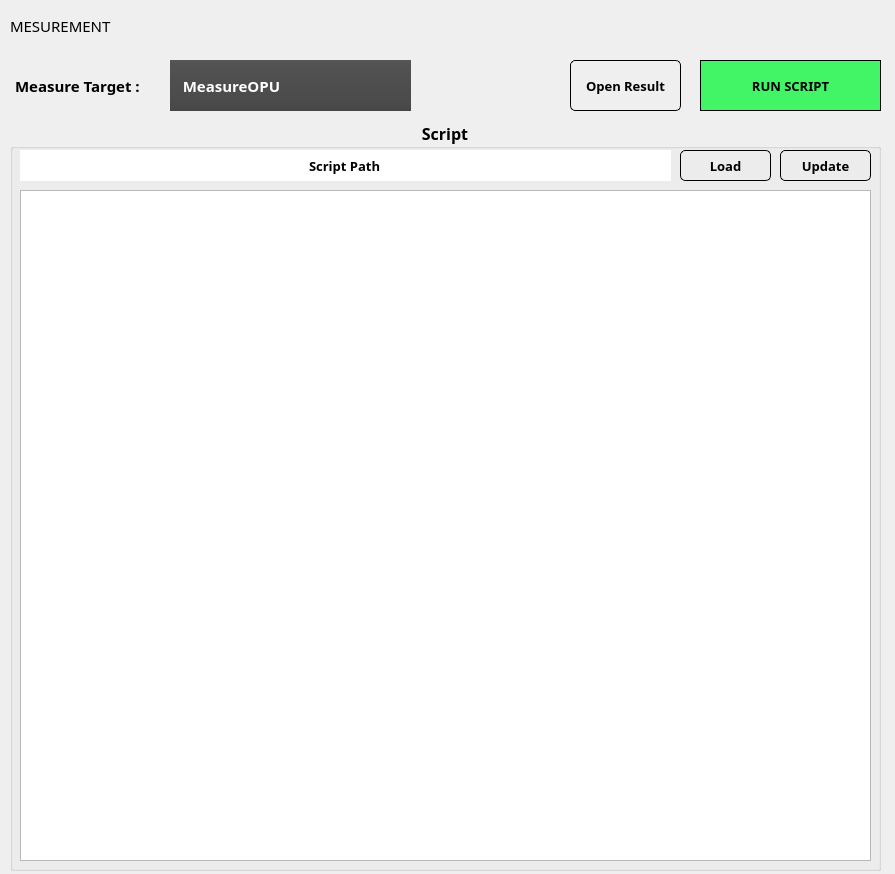
<?xml version="1.0" encoding="UTF-8"?>
<ui version="4.0">
 <class>Form</class>
 <widget class="QWidget" name="Form">
  <property name="geometry">
   <rect>
    <x>0</x>
    <y>0</y>
    <width>895</width>
    <height>874</height>
   </rect>
  </property>
  <property name="sizePolicy">
   <sizepolicy hsizetype="Expanding" vsizetype="Expanding">
    <horstretch>0</horstretch>
    <verstretch>0</verstretch>
   </sizepolicy>
  </property>
  <property name="windowTitle">
   <string>MEASUREMENT QT</string>
  </property>
  <widget class="QGroupBox" name="Script_groupBox">
   <property name="geometry">
    <rect>
     <x>10</x>
     <y>120</y>
     <width>871</width>
     <height>751</height>
    </rect>
   </property>
   <property name="font">
    <font>
     <family>Arial Black</family>
     <pointsize>12</pointsize>
     <weight>75</weight>
     <bold>true</bold>
    </font>
   </property>
   <property name="styleSheet">
    <string notr="true"/>
   </property>
   <property name="title">
    <string>Script</string>
   </property>
   <property name="alignment">
    <set>Qt::AlignCenter</set>
   </property>
   <property name="flat">
    <bool>false</bool>
   </property>
   <widget class="QPushButton" name="btn_script_load">
    <property name="geometry">
     <rect>
      <x>670</x>
      <y>30</y>
      <width>91</width>
      <height>31</height>
     </rect>
    </property>
    <property name="font">
     <font>
      <family>Arial Black</family>
      <pointsize>10</pointsize>
      <weight>75</weight>
      <bold>true</bold>
     </font>
    </property>
    <property name="styleSheet">
     <string notr="true">QPushButton{
	color: black;
	border-radius: 5px;
	border: 1px solid;
}
QPushButton::pressed{
background-color : blue; color: blue
}
QPushButton::hover{
background-color: lightblue;
}</string>
    </property>
    <property name="text">
     <string>Load</string>
    </property>
    <property name="icon">
     <iconset>
      <normaloff>../img/load.png</normaloff>../img/load.png</iconset>
    </property>
   </widget>
   <widget class="QPushButton" name="btn_script_update">
    <property name="geometry">
     <rect>
      <x>770</x>
      <y>30</y>
      <width>91</width>
      <height>31</height>
     </rect>
    </property>
    <property name="font">
     <font>
      <family>Arial Black</family>
      <pointsize>10</pointsize>
      <weight>75</weight>
      <bold>true</bold>
     </font>
    </property>
    <property name="styleSheet">
     <string notr="true">QPushButton{
	color: black;
	border-radius: 5px;
	border: 1px solid;
}
QPushButton::pressed{
background-color : blue; color: blue
}
QPushButton::hover{
background-color: lightblue;
}</string>
    </property>
    <property name="text">
     <string>Update</string>
    </property>
    <property name="icon">
     <iconset>
      <normaloff>../img/update.png</normaloff>../img/update.png</iconset>
    </property>
   </widget>
   <widget class="QLineEdit" name="line_script_path">
    <property name="geometry">
     <rect>
      <x>10</x>
      <y>30</y>
      <width>651</width>
      <height>31</height>
     </rect>
    </property>
    <property name="font">
     <font>
      <family>Arial Black</family>
      <pointsize>10</pointsize>
      <weight>75</weight>
      <bold>true</bold>
     </font>
    </property>
    <property name="layoutDirection">
     <enum>Qt::LeftToRight</enum>
    </property>
    <property name="styleSheet">
     <string notr="true">qproperty-cursorPosition: 0;
border: 1px solid transparent;</string>
    </property>
    <property name="text">
     <string>Script Path</string>
    </property>
    <property name="frame">
     <bool>true</bool>
    </property>
    <property name="alignment">
     <set>Qt::AlignCenter</set>
    </property>
    <property name="readOnly">
     <bool>true</bool>
    </property>
   </widget>
   <widget class="QTableWidget" name="tbl_script">
    <property name="geometry">
     <rect>
      <x>10</x>
      <y>70</y>
      <width>851</width>
      <height>671</height>
     </rect>
    </property>
    <property name="font">
     <font>
      <family>Arial Black</family>
      <pointsize>10</pointsize>
      <weight>75</weight>
      <bold>true</bold>
     </font>
    </property>
    <property name="styleSheet">
     <string notr="true"/>
    </property>
    <property name="sizeAdjustPolicy">
     <enum>QAbstractScrollArea::AdjustIgnored</enum>
    </property>
    <property name="dragEnabled">
     <bool>true</bool>
    </property>
    <attribute name="horizontalHeaderCascadingSectionResizes">
     <bool>false</bool>
    </attribute>
    <attribute name="horizontalHeaderShowSortIndicator" stdset="0">
     <bool>false</bool>
    </attribute>
    <attribute name="horizontalHeaderStretchLastSection">
     <bool>false</bool>
    </attribute>
   </widget>
  </widget>
  <widget class="QLabel" name="label_name">
   <property name="geometry">
    <rect>
     <x>10</x>
     <y>10</y>
     <width>571</width>
     <height>31</height>
    </rect>
   </property>
   <property name="font">
    <font>
     <family>LG Smart UI SemiBold</family>
     <pointsize>11</pointsize>
    </font>
   </property>
   <property name="text">
    <string>MESUREMENT</string>
   </property>
  </widget>
  <widget class="QPushButton" name="btn_Run_Script">
   <property name="geometry">
    <rect>
     <x>700</x>
     <y>60</y>
     <width>181</width>
     <height>51</height>
    </rect>
   </property>
   <property name="font">
    <font>
     <family>Arial Black</family>
     <pointsize>10</pointsize>
     <weight>75</weight>
     <bold>true</bold>
    </font>
   </property>
   <property name="styleSheet">
    <string notr="true">background-color: #42f566;
border: 1px solid black;
</string>
   </property>
   <property name="text">
    <string>RUN SCRIPT</string>
   </property>
   <property name="checkable">
    <bool>true</bool>
   </property>
   <property name="checked">
    <bool>true</bool>
   </property>
  </widget>
  <widget class="QLabel" name="label_69">
   <property name="geometry">
    <rect>
     <x>10</x>
     <y>60</y>
     <width>151</width>
     <height>51</height>
    </rect>
   </property>
   <property name="font">
    <font>
     <family>Arial Black</family>
     <pointsize>11</pointsize>
     <weight>75</weight>
     <bold>true</bold>
    </font>
   </property>
   <property name="styleSheet">
    <string notr="true">border: 1px solid transparent;
color: black;</string>
   </property>
   <property name="text">
    <string>Measure Target : </string>
   </property>
  </widget>
  <widget class="QComboBox" name="cbox_project">
   <property name="geometry">
    <rect>
     <x>170</x>
     <y>60</y>
     <width>241</width>
     <height>51</height>
    </rect>
   </property>
   <property name="font">
    <font>
     <family>Arial Black</family>
     <pointsize>11</pointsize>
     <weight>75</weight>
     <bold>true</bold>
    </font>
   </property>
   <property name="layoutDirection">
    <enum>Qt::LeftToRight</enum>
   </property>
   <property name="styleSheet">
    <string notr="true">QComboBox
{
background-color: QLinearGradient( x1: 0, y1: 0, x2: 0, y2: 1, stop: 0 #565656, stop: 0.1 #525252, stop: 0.5 #4e4e4e, stop: 0.9 #4a4a4a, stop: 1 #464646);
selection-background-color: QLinearGradient( x1: 0, y1: 0, x2: 0, y2: 1, stop: 0 #565656, stop: 0.1 #525252, stop: 0.5 #4e4e4e, stop: 0.9 #4a4a4a, stop: 1 #464646);
border: 1px solid transparent;
color: white;
}

QComboBox QAbstractItemView
{
background-color: QLinearGradient( x1: 0, y1: 0, x2: 0, y2: 1, stop: 0 #565656, stop: 0.1 #525252, stop: 0.5 #4e4e4e, stop: 0.9 #4a4a4a, stop: 1 #464646);
selection-background-color: rgb(170, 170, 255);
color: white;
}

QComboBox:hover
{
border: 4px solid green;
color: white;
}

QComboBox::drop-down
{
border-width: 0px;
}
</string>
   </property>
   <property name="frame">
    <bool>true</bool>
   </property>
   <item>
    <property name="text">
     <string>  MeasureOPU</string>
    </property>
   </item>
   <item>
    <property name="text">
     <string>  MeasureDynamoTVTC</string>
    </property>
   </item>
  </widget>
  <widget class="QPushButton" name="btn_Result_Folder">
   <property name="geometry">
    <rect>
     <x>570</x>
     <y>60</y>
     <width>111</width>
     <height>51</height>
    </rect>
   </property>
   <property name="font">
    <font>
     <family>Arial Black</family>
     <pointsize>10</pointsize>
     <weight>75</weight>
     <bold>true</bold>
    </font>
   </property>
   <property name="styleSheet">
    <string notr="true">QPushButton{
	color: black;
	border-radius: 5px;
	border: 1px solid;
}
QPushButton::pressed{
background-color : blue; color: blue
}
QPushButton::hover{
background-color: lightblue;
}</string>
   </property>
   <property name="text">
    <string>Open Result</string>
   </property>
   <property name="checkable">
    <bool>false</bool>
   </property>
   <property name="checked">
    <bool>false</bool>
   </property>
  </widget>
 </widget>
 <resources/>
 <connections/>
</ui>
